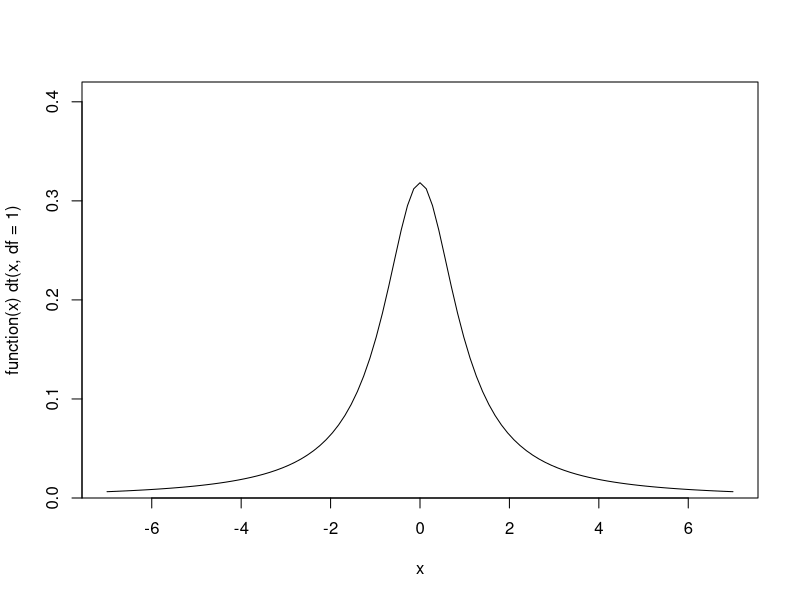
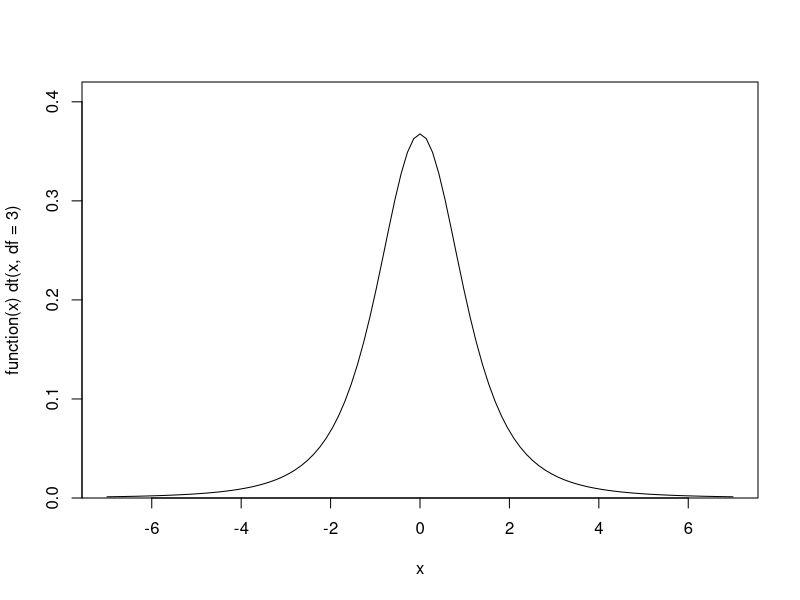
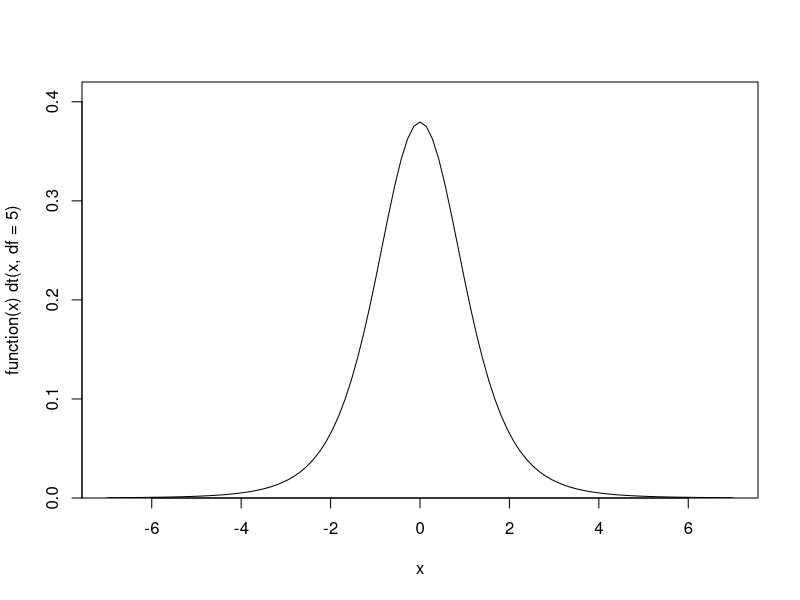
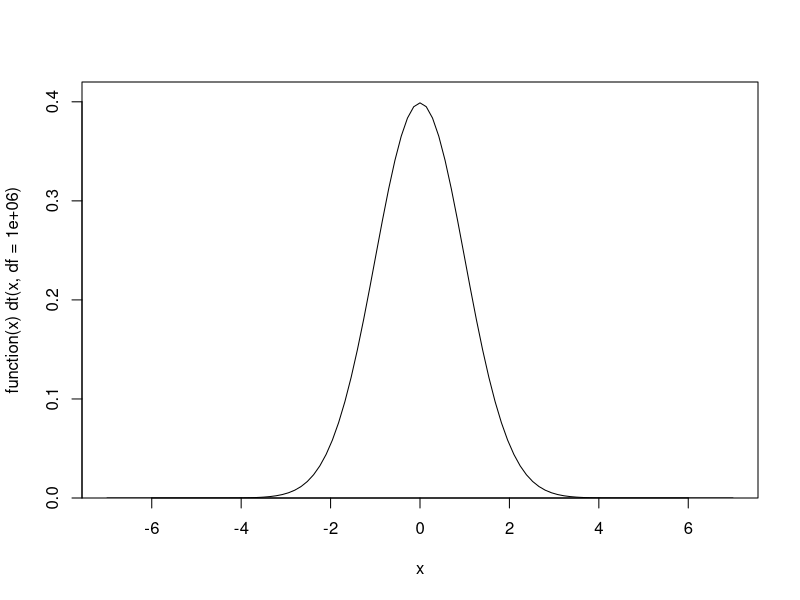
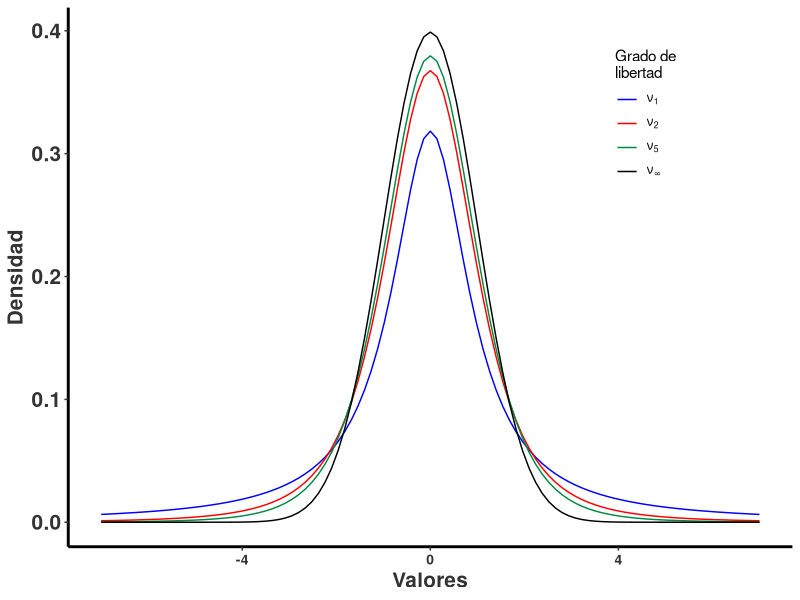
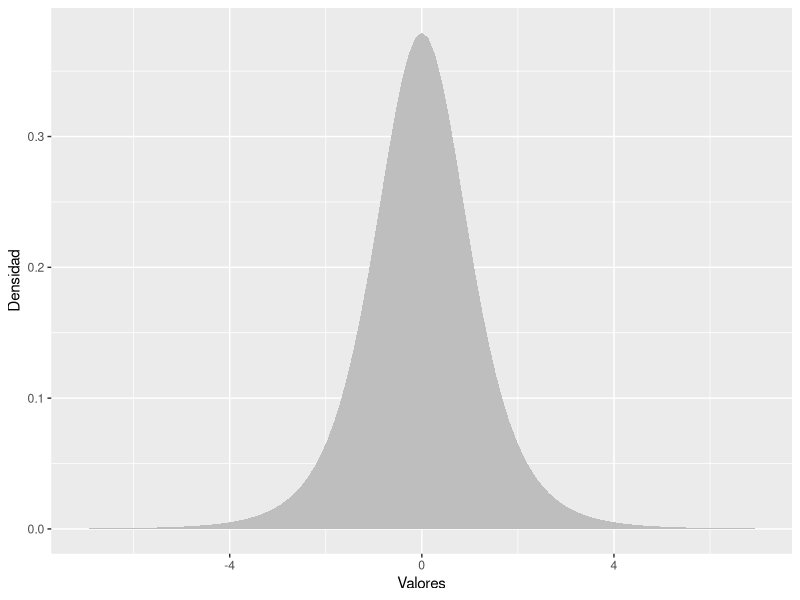
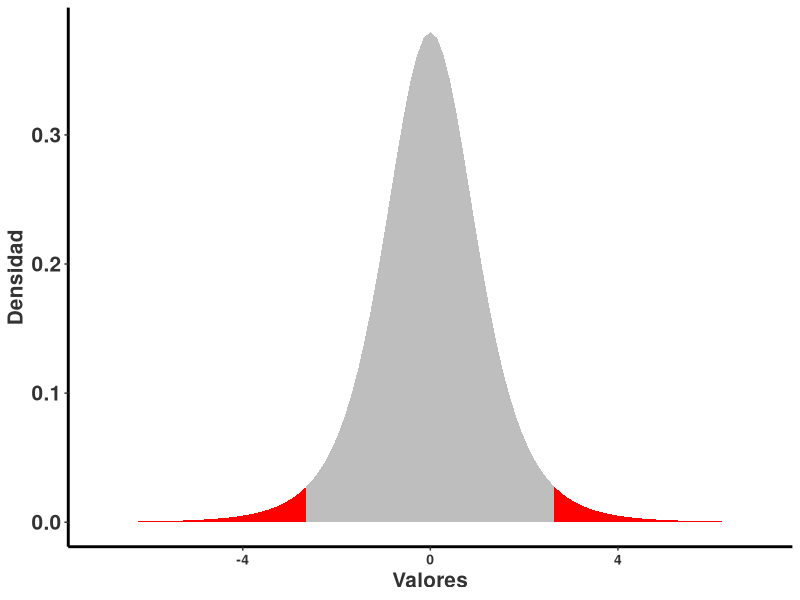
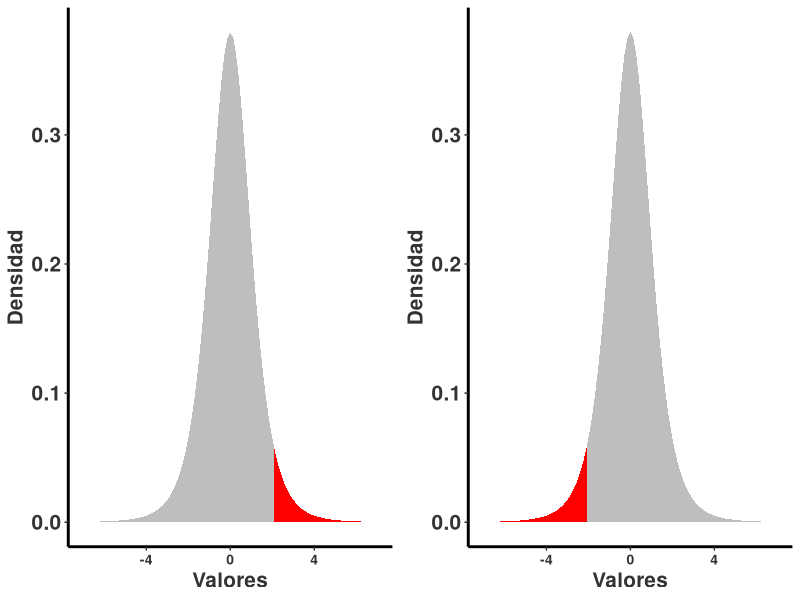

Write the R code that produced these figures, in order. (Note: this script raises an error after producing the figures.)
## ---- chunk 1
knitr::opts_chunk$set(echo = TRUE, warning=FALSE, message = FALSE)

## ---- chunk 2
library(gridExtra)
## ---- chunk 3
library(tidyverse)

rlt_theme <- theme(axis.title.y = element_text(colour="grey20",size=15,face="bold"),
        axis.text.x = element_text(colour="grey20",size=10, face="bold"),
        axis.text.y = element_text(colour="grey20",size=15,face="bold"),  
        axis.title.x = element_text(colour="grey20",size=15,face="bold"))+
  theme(
  # Remove panel border
  panel.border = element_blank(),  
  # Remove panel grid lines
  panel.grid.major = element_blank(),
  panel.grid.minor = element_blank(),
  # Remove panel background
  panel.background = element_blank(),
  # add thicker border lines
    axis.line.x = element_line(colour = "black", size = 1),
    axis.line.y = element_line(colour = "black", size = 1)
  )

# The palette with grey:
cbPalette1 <- c("#999999", "#E69F00", "#56B4E9", "#009E73", "#F0E442", "#0072B2", "#D55E00", "#CC79A7")

# The palette with black:
cbPalette2 <- c("#000000", "#E69F00", "#56B4E9", "#009E73", "#F0E442", "#0072B2", "#D55E00", "#CC79A7")

# To use for fills, add
#  scale_fill_manual(values=cbPalette)

# To use for line and point colors, add
  #scale_colour_manual(values=cbPalette)

## ---- chunk 4
colorize <- function(x, color) {
  if (knitr::is_latex_output()) {
    sprintf("\\textcolor{%s}{%s}", color, x)
  } else if (knitr::is_html_output()) {
    sprintf("<span style='color: %s;'>%s</span>", color, 
      x)
  } else x
}

#`r colorize("some words in red", "red")`


## ---- chunk 5

Sys.Date()
## ---- chunk 6
colorize <- function(x, color) {
  if (knitr::is_latex_output()) {
    sprintf("\\textcolor{%s}{%s}", color, x)
  } else if (knitr::is_html_output()) {
    sprintf("<span style='color: %s;'>%s</span>", color, 
      x)
  } else x
}

#`r colorize("some words in red", "red")`


## ---- chunk 7
x <- seq(from=-5, to=5, by=0.1)

df1=plot(function(x) dt(x, df = 1), -7, 7, ylim = c(0, 0.42),
     main="", yaxs="i")
df1x=df1$x
df1y=df1$y

df=cbind(df1x, df1y)
df

df3=plot(function(x) dt(x, df = 3), -7, 7, ylim = c(0, 0.42),
     main="", yaxs="i")
df3x=df3$x
df3y=df3$y

df3=cbind(df3x, df3y)

df5=plot(function(x) dt(x, df = 5), -7, 7, ylim = c(0, 0.42),
     main="", yaxs="i")

df5x=df5$x
df5y=df5$y

df5=cbind(df5x, df5y)

dfinf=plot(function(x) dt(x, df = 1000000), -7, 7, ylim = c(0, 0.42),
     main="", yaxs="i")

dfinfx=dfinf$x
dfinfy=dfinf$y

dfinf=cbind(dfinfx, dfinfy)



## ---- chunk 8
dfc=cbind(df1x, df1y, df3y, df5y, dfinfy )
dfcc=as.data.frame(dfc)
dfcc
head(dfcc, n=4)

## ---- chunk 9
library(tidyverse)
out <- dfcc %>% 
         gather(key=df, val, -df1x)%>%
  arrange(desc(df1x))
head(out, 12)
## ---- chunk 10
ggplot(out,aes(df1x, val, colour=df) )+
  geom_line()+
  rlt_theme+
  scale_colour_manual(name = "Grado de \nlibertad", values = c("blue", "red", "springgreen4", "black"), 
                     labels = expression(nu[1], nu[2],nu[5], nu[infinity]))+
                     theme(legend.position = c(0.8, 0.8))+
                     xlab("Valores")+
                     ylab("Densidad")
## ---- chunk 11
library(tidyverse)


subdf5=out%>%
  dplyr::select(df, df1x,val)%>%
filter(df=="df5y")
subdf5
  
 d5=ggplot(subdf5, aes(df5x, val) )+
  geom_area(fill="grey")+
  xlab("Valores")+
  ylab("Densidad")
d5

rand5=2.571

# subset region and plot
db5 <- ggplot_build(d5)$data[[1]]
db5
## ---- chunk 12

d6 <- d5 + geom_area(data = subset(db5, x > rand5), aes(x=x, y=y), fill="red")+
  geom_area(data = subset(db5, x < -rand5), aes(x=x, y=y), fill="red")+
  rlt_theme
d6

## ---- chunk 13

randsup=2.015
d7 <- d5 + geom_area(data = subset(db5, x > randsup), aes(x=x, y=y), fill="red")+
  rlt_theme


d8 <- d5 + 
  geom_area(data = subset(db5, x < -randsup), aes(x=x, y=y), fill="red")+
  rlt_theme

gridExtra::grid.arrange(d7,d8, ncol=2)
## ---- chunk 14
qt(0.025, 19) # nota que se usa la mitad de 0.05, por que es una prueba de dos lados. 
## ---- chunk 15
UL=20+qt(0.025, 4)*1.76/sqrt(5)
LL=20-qt(0.025, 4)*1.76/sqrt(5)
UL
LL
## ---- chunk 16
UL=20+qt(0.025, 99)*1.76/sqrt(100)
LL=20-qt(0.025, 99)*1.76/sqrt(100)
UL
LL
## ---- chunk 17
knitr::include_graphics("Havel_Figures/9-3 Series - Confidence Interals.jpg")
## ---- chunk 18
t=(196.7-209.4)/((39.1)/sqrt(10000)) 
t # Valor t de observado
qt(0.025, 9999)  # valor de t-critico, de la tabla
## ---- chunk 19
data(tips, package="reshape2")
head(tips)
## ---- chunk 20
t.test(tips$tip, alternative="two.sided", mu=2.5, conf.level = .95)

## ---- chunk 21
# construir una distribución normal de los datos
randT<-rt(30000, df=NROW(tips)-1)+2.5

# Hacer la prueba de t
tipTTest<-t.test(tips$tip, alternative = "two.sided", mu=2.50)

tipTTest 


# Graficar los resultados
ggplot(data.frame(x=randT))+
    geom_density(aes(x=x), fill="grey", color="grey")+ # La densidad de los datos
  geom_vline(xintercept = tipTTest$statistic, colour="red")+ # El resultado de la prueba estadística
  geom_vline(xintercept = mean(randT)+c(-2,2)*sd(randT), linetype=2)+ # El intervalo de confianza
  xlab("Promedio de propina")
